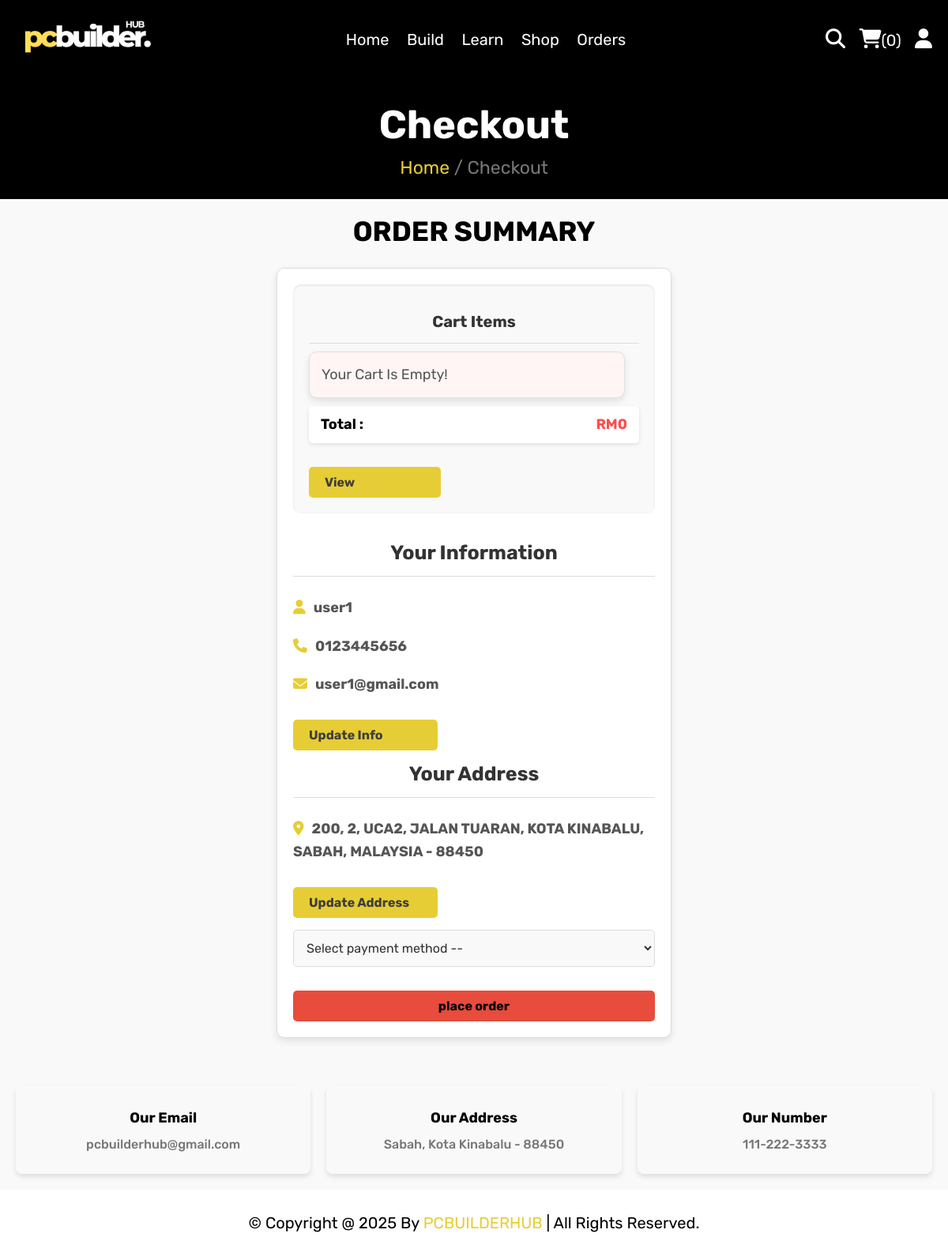
/checkout.php (signed in), run on the app's committed database.
### tables this page shows
CREATE TABLE `users` (
  `id` int(100) NOT NULL,
  `name` varchar(20) NOT NULL,
  `email` varchar(50) NOT NULL,
  `number` varchar(10) NOT NULL,
  `password` varchar(50) NOT NULL,
  `address` varchar(500) NOT NULL
);

### checkout.php (the view, shortened to what this page needs)
<?php
include 'components/connect.php';
if(isset($_SESSION['user_id'])){
   $user_id = $_SESSION['user_id'];
}else{
   $user_id = '';
   header('location:home.php');
};
?>
<!DOCTYPE html>
<html lang="en">
<head>
   <link rel="stylesheet" href="https://cdnjs.cloudflare.com/ajax/libs/font-awesome/6.1.1/css/all.min.css">
   <link rel="stylesheet" href="css/style.css">
</head>
<body>
<?php include 'components/user_header.php'; ?>
<div class="heading">
   <h3>checkout</h3>
   <p><a href="home.php">Home</a> <span> / Checkout</span></p>
</div>
<section class="checkout">
   <h1 class="title">order summary</h1>
<form action="" method="post">
   <div class="cart-items">
      <h3>cart items</h3>
      <?php
         $grand_total = 0;
         $cart_items[] = '';
         $select_cart = $conn->prepare("SELECT * FROM `cart` WHERE user_id = ?");
         $select_cart->execute([$user_id]);
         if($select_cart->rowCount() > 0){
            while($fetch_cart = $select_cart->fetch(PDO::FETCH_ASSOC)){
               $cart_items[] = $fetch_cart['name'].' ('.$fetch_cart['price'].' x '. $fetch_cart['quantity'].') - ';
               $total_products = implode($cart_items);
               $grand_total += ($fetch_cart['price'] * $fetch_cart['quantity']);
      ?>
      <p><span class="name"><?= $fetch_cart['name']; ?></span><span class="price">RM<?= $fetch_cart['price']; ?> x <?= $fetch_cart['quantity']; ?></span></p>
      <?php
            }
         }else{
            echo '<p class="empty">Your cart is empty!</p>';
         }
      ?>
      <p class="grand-total"><span class="name">Total :</span><span class="price">RM<?= $grand_total; ?></span></p>
      <a href="cart.php" class="btn">View</a>
   </div>
   <div class="user-info">
      <h3>Your Information</h3>
      <p><i class="fas fa-user"></i><span><?= $fetch_profile['name'] ?></span></p>
      <p><i class="fas fa-phone"></i><span><?= $fetch_profile['number'] ?></span></p>
      <p><i class="fas fa-envelope"></i><span><?= $fetch_profile['email'] ?></span></p>
      <a href="update_profile.php" class="btn">Update Info</a>
      <h3>Your Address</h3>
      <p><i class="fas fa-map-marker-alt"></i><span><?php if($fetch_profile['address'] == ''){echo 'Please enter your address';}else{echo $fetch_profile['address'];} ?></span></p>
      <a href="update_address.php" class="btn">Update Address</a>
      <select name="method" class="box" required>
         <option value="" disabled selected>Select payment method --</option>
      </select>
      <input type="submit" value="place order" class="btn" style="width:100%; background:var(--red); color:var(--white);" name="submit">
   </div>
</form>
</section>
<?php include 'components/footer.php'; ?>
</body>
</html>

### css/style.css (style rules this page uses)
:root { --yellow:#e7cd35; --red:#e74c3c; --white:#000000; --black:#ffffff; --light-color:#777; --border:.2rem solid var(--white); }
* { font-family: 'Rubik', sans-serif; margin:0; padding:0; box-sizing: border-box; outline: none; border: none; text-decoration: none; }
html { font-size: 62.5%; overflow-x: hidden; scroll-behavior: smooth; stop-opacity: 7rem; }
section { margin:0 auto; max-width: 1200px; padding:2rem; }
.title { text-align: center; margin-bottom: 2.5rem; font-size: 3.5rem; color:var(--white); text-transform: uppercase; }
.heading { display: flex; align-items: center; justify-content: center; gap:1rem; flex-flow: column; background-color: var(--white); min-height: 15rem; }
.heading h3 { font-size: 5rem; color:var(--black); text-transform: capitalize; }
.heading p { font-size: 2.3rem; color:var(--light-color); }
.heading p a { color:var(--yellow); }
.btn, .delete-btn { background-color: #f6d501; color: #000000; padding: 12px 24px; border: none; border-radius: 4px; font-size: 1.6rem; cursor: pointer; transition: all 0.3s ease; display: inline-flex; align-items: center; gap: 8px; margin-top: 1.7rem; }
.empty { border: 1px solid #e0e0e0; padding: 1.5rem; text-align: center; width: 100%; max-width: 40rem; margin: 2rem auto; font-size: 1.8rem; text-transform: capitalize; color: #ff4d4d; background-color: #fff5f5; border-radius: 10px; box-shadow: 0 4px 10px rgba(0, 0, 0, 0.1); transition: all 0.3s ease; }
.checkout form { max-width: 50rem; margin: 2rem auto; border: 1px solid #ddd; padding: 2rem; background-color: #ffffff; border-radius: 10px; box-shadow: 0 4px 10px rgba(0, 0, 0, 0.1); }
.checkout form h3 { font-size: 2.5rem; text-transform: capitalize; padding: 1.5rem 0; color: #333; font-weight: bold; text-align: center; border-bottom: 1px solid #ddd; margin-bottom: 1.5rem; }
.checkout form .cart-items { background-color: #f9f9f9; padding: 2rem; border-radius: 10px; margin-bottom: 2rem; box-shadow: inset 0 1px 3px rgba(0, 0, 0, 0.1); }
.checkout form .cart-items h3 { color: #333; margin-bottom: 1rem; font-weight: bold; font-size: 2rem; }
.checkout form .cart-items p { display: flex; align-items: center; gap: 1.5rem; justify-content: space-between; margin: 1rem 0; line-height: 1.5; font-size: 1.8rem; color: #555; }
.checkout form .cart-items p .name { color: #000000; font-weight: bold; }
.checkout form .cart-items p .price { color: #ff9900; font-weight: bold; }
.checkout form .cart-items .grand-total { background-color: #fff; padding: 1rem 1.5rem; border-radius: 5px; font-size: 1.8rem; font-weight: bold; display: flex; justify-content: space-between; align-items: center; color: #333; margin-top: 1rem; box-shadow: 0 2px 5px rgba(0, 0, 0, 0.1); }
.checkout form .cart-items .grand-total .price { color: #ff4d4d; }
.checkout form .user-info p { font-size: 1.8rem; line-height: 1.6; padding: 1rem 0; color: #333; }
.checkout form .user-info p i { color: var(--yellow); margin-right: 1rem; font-size: 1.8rem; }
.checkout form .user-info p span { color: #555; font-weight: bold; }
.checkout form .user-info .box { width: 100%; border: 1px solid #ddd; padding: 1.2rem; margin-top: 1.5rem; margin-bottom: 1rem; font-size: 1.6rem; color: #333; background-color: #f9f9f9; border-radius: 5px; transition: all 0.3s ease; }
.checkout form .btn { background-color: var(--yellow); color: #3d3d3d; padding: 1rem 2rem; font-size: 1.6rem; font-weight: bold; border: none; border-radius: 5px; cursor: pointer; text-align: center; transition: all 0.3s ease; width: 40%; margin-top: 2rem; }
body { font-family: Arial, sans-serif; background-color: #f9f9f9; color: #333; margin: 0; padding: 0; }

### data on the page
users: name "user1", number "0123445656", email "user1@gmail.com", address "200, 2, UCA2, JALAN TUARAN, KOTA KINABALU, SABAH, MALAYSIA - 88450"

### other printed values
$total_cart_items "0"
$grand_total "0"
